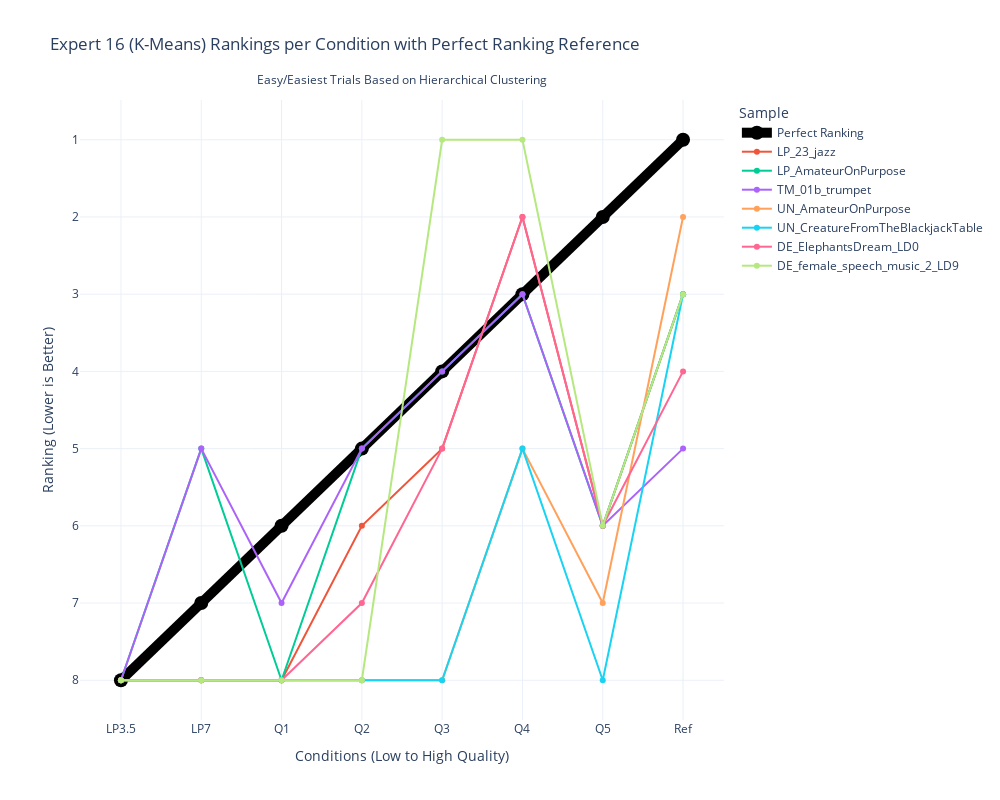

Source (notebook cell):
### Code cell
# Spaghetti plot for Expert 16 rankings

# Reshape rankings data for Plotly
expert16_rankings_df = pd.DataFrame(reversed_expert16_rankings_easy_easiest, columns=conditions)
expert16_rankings_df['Sample'] = items[east_easiest_trial_indices]

# Melt dataframe for better visualization
expert16_rankings_df_melted = expert16_rankings_df.melt(id_vars=['Sample'], var_name='Condition', value_name='Ranking')

expert16_rankings_df_melted = pd.concat([perfect_df, expert16_rankings_df_melted])

# Create plot
fig = px.line(expert16_rankings_df_melted, x='Condition', y='Ranking', color='Sample', markers=True,
              title="Expert 16 (K-Means) Rankings per Condition with Perfect Ranking Reference",
              labels={"Ranking": "Ranking (Lower is Better)", "Condition": "Conditions (Low to High Quality)"},
              template="plotly_white")

# Adjust figure dimensions
fig.update_layout(width=1000, height=800)

# Invert y-axis (lower ranks at top)
fig.update_yaxes(autorange="reversed")

# Modify the "Perfect Ranking" line to be more visible
fig.update_traces(
    selector=dict(name="Perfect Ranking"),
    line=dict(width=10, color='black'),
    marker=dict(size=14, color='black')
)

# Add subtitle
fig.update_layout(
    annotations=[
        dict(
            text="Easy/Easiest Trials Based on Hierarchical Clustering",
            x=0.5,
            y=1.05,
            xref="paper",
            yref="paper",
            showarrow=False,
            font=dict(size=12)
        )
    ]
)

# Show figure
fig.show()

### Figure 1 — Plotly figure (JSON) as saved in the notebook; plotly's stock layout.template omitted (floating-point values rounded to 4 significant figures)
{"data": [{"hovertemplate": "Sample=Perfect Ranking<br>Conditions (Low to High Quality)=%{x}<br>Ranking (Lower is Better)=%{y}<extra></extra>", "legendgroup": "Perfect Ranking", "line": {"color": "black", "dash": "solid", "width": 10}, "marker": {"color": "black", "size": 14, "symbol": "circle"}, "mode": "lines+markers", "name": "Perfect Ranking", "orientation": "v", "showlegend": true, "type": "scatter", "x": ["LP3.5", "LP7", "Q1", "Q2", "Q3", "Q4", "Q5", "Ref"], "xaxis": "x", "y": [8, 7, 6, 5, 4, 3, 2, 1], "yaxis": "y"}, {"hovertemplate": "Sample=LP_23_jazz<br>Conditions (Low to High Quality)=%{x}<br>Ranking (Lower is Better)=%{y}<extra></extra>", "legendgroup": "LP_23_jazz", "line": {"color": "#EF553B", "dash": "solid"}, "marker": {"symbol": "circle"}, "mode": "lines+markers", "name": "LP_23_jazz", "orientation": "v", "showlegend": true, "type": "scatter", "x": ["LP3.5", "LP7", "Q1", "Q2", "Q3", "Q4", "Q5", "Ref"], "xaxis": "x", "y": [8, 8, 8, 6, 5, 2, 6, 3], "yaxis": "y"}, {"hovertemplate": "Sample=LP_AmateurOnPurpose<br>Conditions (Low to High Quality)=%{x}<br>Ranking (Lower is Better)=%{y}<extra></extra>", "legendgroup": "LP_AmateurOnPurpose", "line": {"color": "#00cc96", "dash": "solid"}, "marker": {"symbol": "circle"}, "mode": "lines+markers", "name": "LP_AmateurOnPurpose", "orientation": "v", "showlegend": true, "type": "scatter", "x": ["LP3.5", "LP7", "Q1", "Q2", "Q3", "Q4", "Q5", "Ref"], "xaxis": "x", "y": [8, 5, 8, 5, 4, 3, 6, 3], "yaxis": "y"}, {"hovertemplate": "Sample=TM_01b_trumpet<br>Conditions (Low to High Quality)=%{x}<br>Ranking (Lower is Better)=%{y}<extra></extra>", "legendgroup": "TM_01b_trumpet", "line": {"color": "#ab63fa", "dash": "solid"}, "marker": {"symbol": "circle"}, "mode": "lines+markers", "name": "TM_01b_trumpet", "orientation": "v", "showlegend": true, "type": "scatter", "x": ["LP3.5", "LP7", "Q1", "Q2", "Q3", "Q4", "Q5", "Ref"], "xaxis": "x", "y": [8, 5, 7, 5, 4, 3, 6, 5], "yaxis": "y"}, {"hovertemplate": "Sample=UN_AmateurOnPurpose<br>Conditions (Low to High Quality)=%{x}<br>Ranking (Lower is Better)=%{y}<extra></extra>", "legendgroup": "UN_AmateurOnPurpose", "line": {"color": "#FFA15A", "dash": "solid"}, "marker": {"symbol": "circle"}, "mode": "lines+markers", "name": "UN_AmateurOnPurpose", "orientation": "v", "showlegend": true, "type": "scatter", "x": ["LP3.5", "LP7", "Q1", "Q2", "Q3", "Q4", "Q5", "Ref"], "xaxis": "x", "y": [8, 8, 8, 8, 8, 5, 7, 2], "yaxis": "y"}, {"hovertemplate": "Sample=UN_CreatureFromTheBlackjackTable<br>Conditions (Low to High Quality)=%{x}<br>Ranking (Lower is Better)=%{y}<extra></extra>", "legendgroup": "UN_CreatureFromTheBlackjackTable", "line": {"color": "#19d3f3", "dash": "solid"}, "marker": {"symbol": "circle"}, "mode": "lines+markers", "name": "UN_CreatureFromTheBlackjackTable", "orientation": "v", "showlegend": true, "type": "scatter", "x": ["LP3.5", "LP7", "Q1", "Q2", "Q3", "Q4", "Q5", "Ref"], "xaxis": "x", "y": [8, 8, 8, 8, 8, 5, 8, 3], "yaxis": "y"}, {"hovertemplate": "Sample=DE_ElephantsDream_LD0<br>Conditions (Low to High Quality)=%{x}<br>Ranking (Lower is Better)=%{y}<extra></extra>", "legendgroup": "DE_ElephantsDream_LD0", "line": {"color": "#FF6692", "dash": "solid"}, "marker": {"symbol": "circle"}, "mode": "lines+markers", "name": "DE_ElephantsDream_LD0", "orientation": "v", "showlegend": true, "type": "scatter", "x": ["LP3.5", "LP7", "Q1", "Q2", "Q3", "Q4", "Q5", "Ref"], "xaxis": "x", "y": [8, 8, 8, 7, 5, 2, 6, 4], "yaxis": "y"}, {"hovertemplate": "Sample=DE_female_speech_music_2_LD9<br>Conditions (Low to High Quality)=%{x}<br>Ranking (Lower is Better)=%{y}<extra></extra>", "legendgroup": "DE_female_speech_music_2_LD9", "line": {"color": "#B6E880", "dash": "solid"}, "marker": {"symbol": "circle"}, "mode": "lines+markers", "name": "DE_female_speech_music_2_LD9", "orientation": "v", "showlegend": true, "type": "scatter", "x": ["LP3.5", "LP7", "Q1", "Q2", "Q3", "Q4", "Q5", "Ref"], "xaxis": "x", "y": [8, 8, 8, 8, 1, 1, 6, 3], "yaxis": "y"}], "layout": {"annotations": [{"font": {"size": 12}, "showarrow": false, "text": "Easy/Easiest Trials Based on Hierarchical Clustering", "x": 0.5, "xref": "paper", "y": 1.05, "yref": "paper"}], "height": 800, "legend": {"title": {"text": "Sample"}, "tracegroupgap": 0}, "title": {"text": "Expert 16 (K-Means) Rankings per Condition with Perfect Ranking Reference"}, "width": 1000, "xaxis": {"anchor": "y", "domain": [0, 1], "title": {"text": "Conditions (Low to High Quality)"}}, "yaxis": {"anchor": "x", "autorange": "reversed", "domain": [0, 1], "title": {"text": "Ranking (Lower is Better)"}}}}
